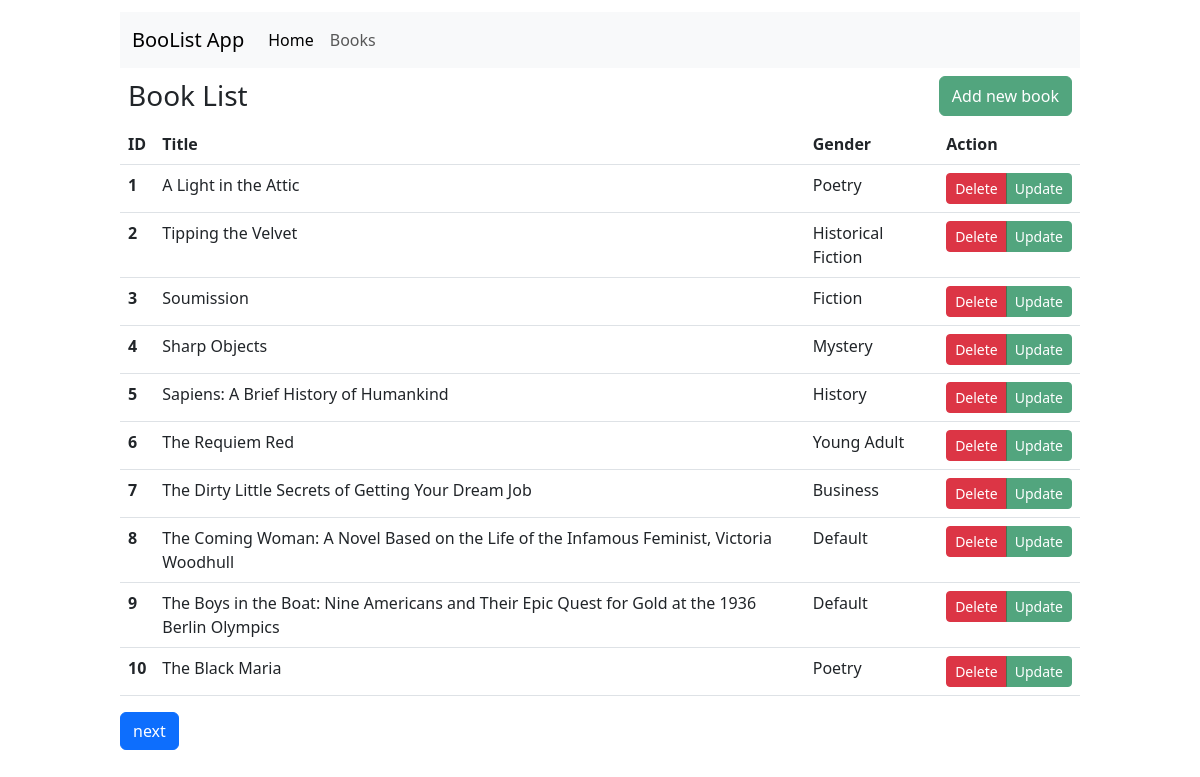
Page /books/1-10 on the earlier database version.
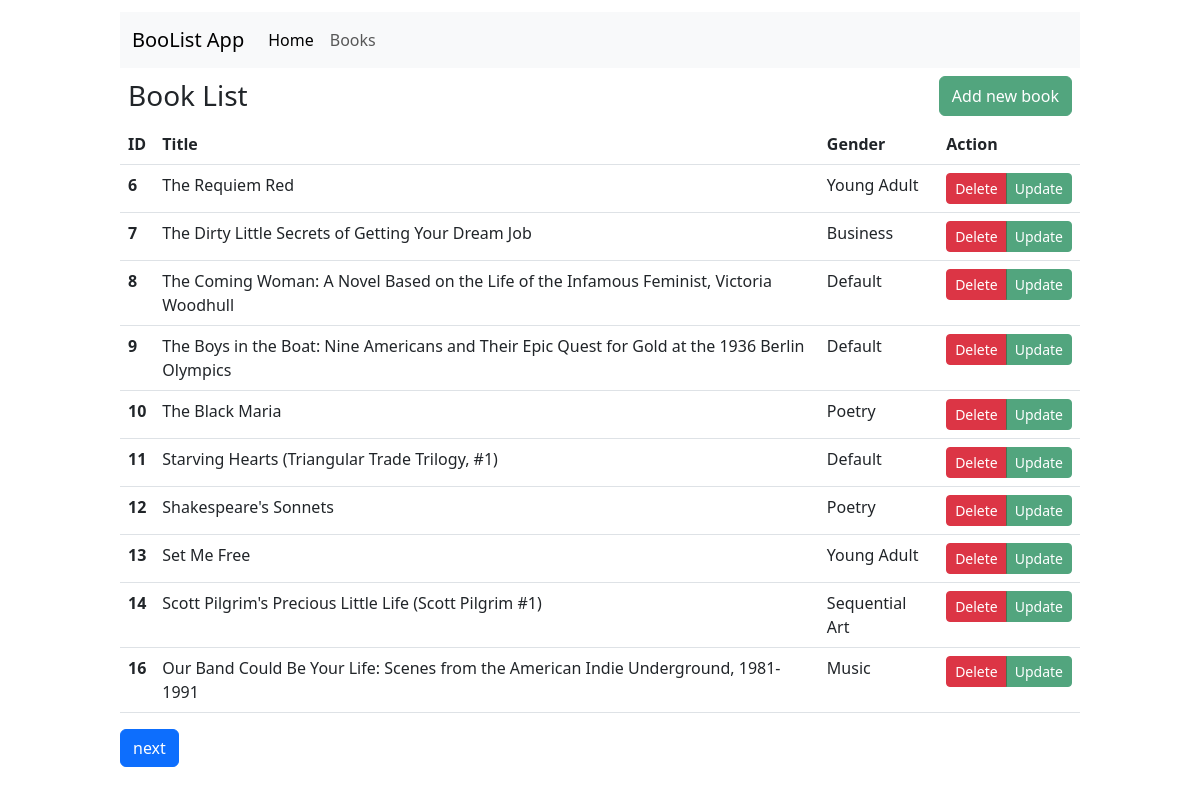
Same page on the later database version.
### tables this page shows
CREATE TABLE books(
                        id INTEGER PRIMARY KEY AUTOINCREMENT,
                        title TEXT NOT NULL UNIQUE,
                        price_cents INTEGER NOT NULL,
                        description TEXT NOT NULL,
                        category TEXT NOT NULL
        );

### app.py (the view)
@app.route("/books/<int:page>-<int:limit>")
def book_list(page=None, limit=None):
    books =  Book.all(limit=limit, offset=page*limit-limit)
    return render_template('book-list.html', books = books, p=page, l=limit)

### models/bookModel.py (called while the page is built)
    @classmethod
    def from_tuple(cls, t:tuple):
        return Book(t[1], t[2], t[3], t[4], t[0])

    @classmethod
    def all(cls, offset:int = None, limit:int = None) -> list:
        t = Database.fetch_all(BookData.TABLE_NAME, offset=offset, limit=limit)
        l =[]
        for b in t:
            l.append(Book.from_tuple(b))
        return l

### models/database/database.py (called while the page is built)
    @classmethod
    def fetch_all(cls, table_name, limit:int = None, offset:int=None, file_name:str = DATABASE_FILE) -> list[tuple]:
        conn = sqlite3.connect(file_name)
        cur = conn.cursor()
        cur.execute('PRAGMA foreign_key=on;')
        if limit and offset:
            cur.execute(f"SELECT * FROM {table_name} LIMIT {limit} OFFSET {offset};")
        elif limit:
            cur.execute(f"SELECT * FROM {table_name} LIMIT {limit};")
        elif offset:
            cur.execute(f"SELECT * FROM {table_name} OFFSET {offset};")
        else:
            cur.execute(f"SELECT * FROM {table_name};")
        result = cur.fetchall()
        conn.commit()
        cur.close()
        return result

### templates/book-list.html (shortened to what this page needs)
{% extends "base.html" %}
{% block content %}
    <div class="d-flex p-2 justify-content-between">
        <h3 style="margin:3px 0;">Book List</h3>
        <button type="button" class="btn btn-success opacity-75">Add new book</button>
    </div>
    <table class="table table-hover">
        <thead>
            <tr>
                <th scope="col">ID</th>
                <th scope="col">Title</th>
                <th scope="col">Gender</th>
                <th scope="col">Action</th>
            </tr>
        </thead>
        <tbody>
            {% for book in books %}
            <tr>
                <th scope="row">{{ book.ID }}</th>
                <td>{{ book.title }}</td>
                <td>{{ book.category }}</td>
                <td>
                    <div class="btn-group" role="group" aria-label="Basic example">
                        <button type="button" class="btn btn-sm btn-danger" data-bs-toggle="modal" data-bs-target="#delete_{{book.ID}}">Delete</button>
                        <button type="button" class="btn btn-sm btn-success opacity-75">Update</button>
                    </div>
                </td>
            </tr>
            {% endfor %}
        </tbody>
    </table>
    <div class="btn-group">
        <a class="btn btn-primary" role="button" href="{{ url_for('book_list', page=p+1, limit=l) }}">next</a>
    </div>
{% endblock %}

### templates/base.html (shortened to what this page needs)
<!DOCTYPE html>
<html lang="en">
<head>
    <link href="https://cdn.jsdelivr.net/npm/bootstrap@5.3.0-alpha2/dist/css/bootstrap.min.css" rel="stylesheet">
</head>
<body style="margin:1% 10%;">
    <nav class="navbar navbar-expand-lg bg-body-tertiary">
        <div class="container-fluid">
          <a class="navbar-brand" href="#">BooList App</a>
          <div class="collapse navbar-collapse" id="navbarNav">
            <ul class="navbar-nav">
              <li class="nav-item">
                <a class="nav-link active" aria-current="page" href="{{url_for('home')}}">Home</a>
              </li>
              <li class="nav-item">
                <a class="nav-link" href="{{ url_for('book_list', page=1, limit=10) }}">Books</a>
              </li>
            </ul>
          </div>
        </div>
      </nav>
      {% block content %}
      {% endblock %}
</body>
</html>

Differences in the rows shown:
removed books: ID "1", title "A Light in the Attic", category "Poetry"
removed books: ID "2", title "Tipping the Velvet", category "Historical Fiction"
removed books: ID "3", title "Soumission", category "Fiction"
removed books: ID "4", title "Sharp Objects", category "Mystery"
removed books: ID "5", title "Sapiens: A Brief History of Humankind", category "History"
now on this page (row unchanged): books: ID "11", title "Starving Hearts (Triangular Trade Trilogy, #1)", category "Default"
now on this page (row unchanged): books: ID "12", title "Shakespeare's Sonnets", category "Poetry"
now on this page (row unchanged): books: ID "13", title "Set Me Free", category "Young Adult"
now on this page (row unchanged): books: ID "14", title "Scott Pilgrim's Precious Little Life (Scott Pilgrim #1)", category "Sequential Art"
now on this page (row unchanged): books: ID "16", title "Our Band Could Be Your Life: Scenes from the American Indie Underground, 1981-1991", category "Music"
